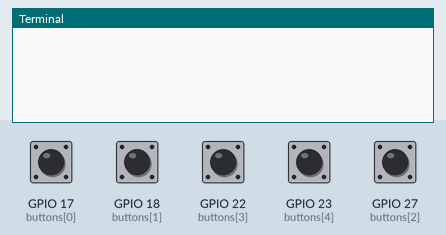
A program run on a simulated Raspberry Pi (BCM pin numbers). Parts: the last lines printed to the terminal. The inputs (shaded band) are chosen by the test bench; at power-on: GPIO 17 (buttons[0]), GPIO 18 (buttons[1]), GPIO 22 (buttons[3]), GPIO 23 (buttons[4]), GPIO 27 (buttons[2]) HIGH.

Above: at 1.2 s.
1.3 s: GPIO 17 (buttons[0]) pulled LOW for 0.15 s
At 2.0 s:
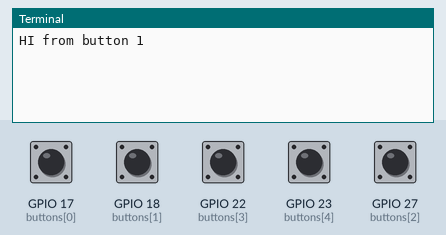
2.9 s: GPIO 18 (buttons[1]) pulled LOW for 0.15 s
At 3.3 s:
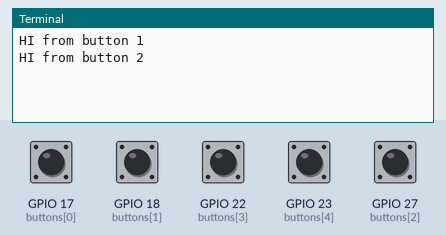
4.5 s: GPIO 22 (buttons[3]) pulled LOW for 0.15 s
At 5.7 s:
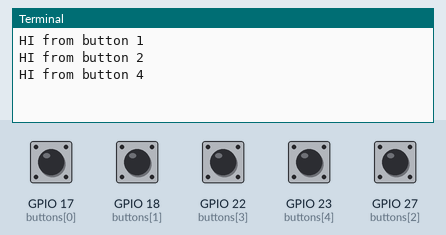
6.1 s: GPIO 23 (buttons[4]) pulled LOW for 0.15 s
At 6.9 s:
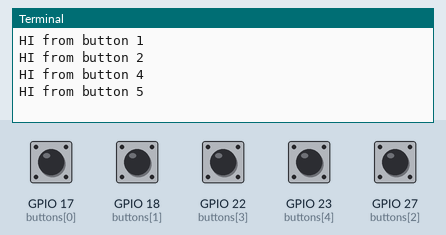
7.7 s: GPIO 27 (buttons[2]) pulled LOW for 0.15 s
At 8.1 s:
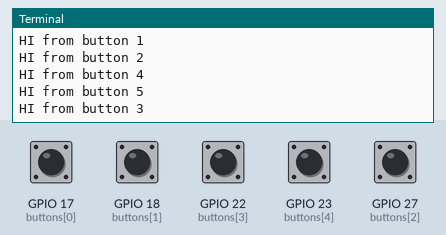
Timing chart, 0 to 10.3 s (numbered marks = the images above; inputs shaded):
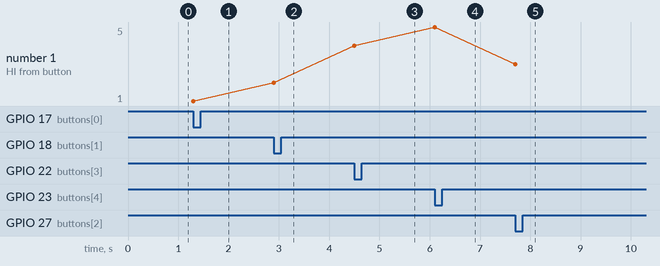

Measured:
- after the input at 1.3 s, the terminal: prints a new line at once (image 1)
- after the input at 2.9 s, the terminal: prints a new line at once (image 2)
- after the input at 4.5 s, the terminal: prints a new line at once (image 3)
- after the input at 6.1 s, the terminal: prints a new line at once (image 4)
- after the input at 7.7 s, the terminal: prints a new line at once (image 5)
- plotted number 1: 1 → 2 after the input at 2.9 s, 2 → 4 after the input at 4.5 s, 4 → 5 after the input at 6.1 s, 5 → 3 after the input at 7.7 s

The program:

IO_Test.py
```python
from gpiozero import Button
from signal import pause

# Set up 5 buttons on GPIO pins 17, 18, 27, 22, 23
buttons = [
    Button(17, bounce_time=0.1),
    Button(18, bounce_time=0.1),
    Button(27, bounce_time=0.1),
    Button(22, bounce_time=0.1),
    Button(23, bounce_time=0.1)
]

def make_say_hi(n):
    def say_hi():
        print(f"HI from button {n}")
    return say_hi

# Attach handlers to each button
for i, button in enumerate(buttons):
    button.when_pressed = make_say_hi(i + 1)

pause()
```
